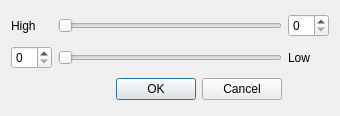
<?xml version="1.0" encoding="UTF-8"?>
<ui version="4.0">
 <class>Dialog</class>
 <widget class="QDialog" name="Dialog">
  <property name="geometry">
   <rect>
    <x>0</x>
    <y>0</y>
    <width>340</width>
    <height>116</height>
   </rect>
  </property>
  <property name="windowTitle">
   <string>Dialog</string>
  </property>
  <layout class="QGridLayout" name="gridLayout">
   <item row="1" column="2">
    <widget class="QSpinBox" name="high_spin_box"/>
   </item>
   <item row="1" column="1">
    <widget class="QSlider" name="high_contrast_slider">
     <property name="orientation">
      <enum>Qt::Horizontal</enum>
     </property>
    </widget>
   </item>
   <item row="2" column="0">
    <widget class="QSpinBox" name="low_spin_box"/>
   </item>
   <item row="2" column="1">
    <widget class="QSlider" name="low_contrast_slider">
     <property name="orientation">
      <enum>Qt::Horizontal</enum>
     </property>
    </widget>
   </item>
   <item row="3" column="1">
    <widget class="QDialogButtonBox" name="buttonBox">
     <property name="orientation">
      <enum>Qt::Horizontal</enum>
     </property>
     <property name="standardButtons">
      <set>QDialogButtonBox::Cancel|QDialogButtonBox::Ok</set>
     </property>
    </widget>
   </item>
   <item row="1" column="0">
    <widget class="QLabel" name="high_contrast_label">
     <property name="text">
      <string>High</string>
     </property>
    </widget>
   </item>
   <item row="2" column="2">
    <widget class="QLabel" name="low_contrast_label">
     <property name="text">
      <string>Low</string>
     </property>
    </widget>
   </item>
  </layout>
 </widget>
 <resources/>
 <connections>
  <connection>
   <sender>buttonBox</sender>
   <signal>accepted()</signal>
   <receiver>Dialog</receiver>
   <slot>accept()</slot>
   <hints>
    <hint type="sourcelabel">
     <x>248</x>
     <y>254</y>
    </hint>
    <hint type="destinationlabel">
     <x>157</x>
     <y>274</y>
    </hint>
   </hints>
  </connection>
  <connection>
   <sender>buttonBox</sender>
   <signal>rejected()</signal>
   <receiver>Dialog</receiver>
   <slot>reject()</slot>
   <hints>
    <hint type="sourcelabel">
     <x>316</x>
     <y>260</y>
    </hint>
    <hint type="destinationlabel">
     <x>286</x>
     <y>274</y>
    </hint>
   </hints>
  </connection>
 </connections>
</ui>
